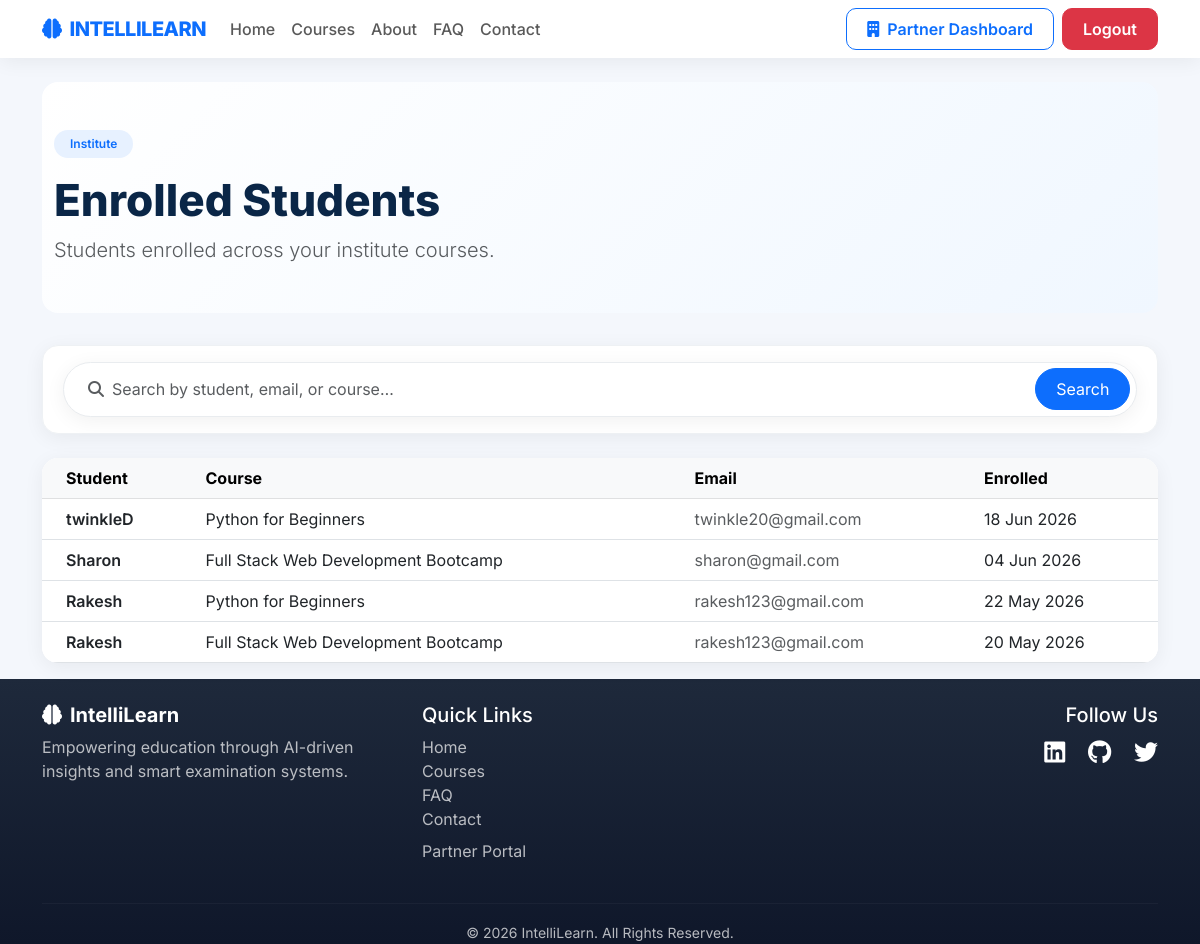
The page /courses/institute/student/ (signed in) on the database its author committed.
### courses/models.py (models this page shows, shortened)
class Enrollment(models.Model):
    student = models.ForeignKey(
        User,
        on_delete=models.CASCADE
    )
    course = models.ForeignKey(
        Course,
        on_delete=models.CASCADE
    )
    enrolled_at = models.DateTimeField(
        auto_now_add=True
    )

class Course(models.Model):
    title = models.CharField(max_length=200)
    description = models.TextField()
    price = models.DecimalField(
        max_digits=8,
        decimal_places=2
    )
    duration = models.CharField(max_length=100)
    instructor = models.ForeignKey(
        Instructor,
        on_delete=models.CASCADE
    )
    thumbnail = models.ImageField(
        upload_to='course_thumbnails/'
    )
    banner = models.ImageField(
        upload_to='course_banners/',
        blank=True,
        null=True
    )
    what_you_will_learn = models.TextField(
        help_text="Add learning outcomes"
    )
    curriculum = models.TextField(
        help_text="Add syllabus or topics"
    )
    certificate_info = models.TextField(
        blank=True,
        null=True
    )
    requirements = models.TextField(
        blank=True,
        null=True
    )
    target_audience = models.TextField(
        blank=True,
        null=True
    )
    is_active = models.BooleanField(default=True)
    created_at = models.DateTimeField(
        auto_now_add=True
    )
    updated_at = models.DateTimeField(
        auto_now=True
    )
    institute = models.ForeignKey(
    Institute,
    on_delete=models.CASCADE,
    null=True,
    blank=True
)

### courses/views.py (the view)
@login_required
def institute_students(request):
    institute = request.user.institute
    queryset = Enrollment.objects.filter(
        course__institute=institute
    ).select_related(
        'student',
        'course'
    ).order_by('-enrolled_at')
    q = get_search_term(request)
    if q:
        queryset = queryset.filter(
            Q(student__username__icontains=q)
            | Q(student__email__icontains=q)
            | Q(course__title__icontains=q)
        )
    page_obj = paginate(request, queryset, per_page=15)
    context = list_page_context(request, page_obj, 'Search by student, email, or course…')
    return render(request, 'courses/institute_students.html', context)

### main/context_processors.py (called while the page is built)
def user_navigation(request):
    is_institute_user = False
    is_instructor_user = False
    is_student_user = False
    if request.user.is_authenticated:
        is_institute_user = Institute.objects.filter(user=request.user).exists()
        is_instructor_user = Instructor.objects.filter(user=request.user).exists()
        is_student_user = not is_institute_user and not is_instructor_user
    return {
        'is_institute_user': is_institute_user,
        'is_instructor_user': is_instructor_user,
        'is_student_user': is_student_user,
    }

### main/utils.py (called while the page is built)
def get_search_term(request, param='q'):
    return request.GET.get(param, '').strip()

def pagination_query_string(request, exclude=None):
    if exclude is None:
        exclude = {'page'}
    pairs = []
    for key in request.GET:
        if key in exclude:
            continue
        value = request.GET.get(key, '').strip()
        if value:
            pairs.append((key, value))
    return urlencode(pairs)

def paginate(request, queryset, per_page=10, page_param='page'):
    paginator = Paginator(queryset, per_page)
    page_number = request.GET.get(page_param, 1)
    try:
        return paginator.page(page_number)
    except PageNotAnInteger:
        return paginator.page(1)
    except EmptyPage:
        return paginator.page(paginator.num_pages)

def list_page_context(request, page_obj, search_placeholder='Search…'):
    q = get_search_term(request)
    return {
        'page_obj': page_obj,
        'q': q,
        'query_string': pagination_query_string(request),
        'search_placeholder': search_placeholder,
        'has_filters': bool(q),
    }

### courses/templates/courses/institute_students.html (shortened to what this page needs)
{% extends 'main/base.html' %}
{% block content %}
{% include 'main/partials/page_hero.html' with hero_badge='Institute' hero_title='Enrolled Students' hero_subtitle='Students enrolled across your institute courses.' %}
{% include 'main/partials/list_toolbar.html' %}
{% if page_obj.object_list %}
<div class="card card-il overflow-hidden il-animate">
    <div class="table-responsive">
        <table class="table table-hover align-middle mb-0">
            <thead class="table-light">
                <tr>
                    <th class="ps-4">Student</th>
                    <th>Course</th>
                    <th>Email</th>
                    <th>Enrolled</th>
                </tr>
            </thead>
            <tbody>
                {% for enrollment in page_obj %}
                <tr>
                    <td class="ps-4 fw-semibold">{{ enrollment.student.username }}</td>
                    <td>{{ enrollment.course.title }}</td>
                    <td class="text-muted">{{ enrollment.student.email }}</td>
                    <td>{{ enrollment.enrolled_at|date:"d M Y" }}</td>
                </tr>
                {% endfor %}
            </tbody>
        </table>
    </div>
</div>
{% else %}
{% if not has_filters %}
<div class="shadow-sm">{% include 'main/partials/empty_state.html' with icon='fa-users' title='No students enrolled yet' description='Enrollments will appear here when students join your courses.' %}</div>
{% endif %}
{% endif %}
{% endblock %}

### static/css/theme.css (style rules this page uses)
:root { --il-primary: #0d6efd; --il-primary-dark: #0a2647; --il-gradient-soft: linear-gradient(135deg, #ffffff 0%, #f0f7ff 100%); --il-shadow-sm: 0 4px 20px rgba(0, 0, 0, 0.06); --il-shadow-md: 0 12px 40px rgba(13, 110, 253, 0.12); --il-radius: 16px; --il-transition: 0.3s cubic-bezier(0.4, 0, 0.2, 1); }
body { background: #f4f7fc; }
.il-animate { animation: ilFadeUp 0.6s ease forwards; opacity: 0; }
.card-il { border: none; border-radius: var(--il-radius); box-shadow: var(--il-shadow-sm); transition: transform var(--il-transition), box-shadow var(--il-transition); background: #fff; }

### main/templates/main/base.html (style rules this page uses)
body { font-family: 'Inter', sans-serif; color: #2d3436; }

### rows shown on the page
Enrollment: student.username "twinkleD", course "Python for Beginners", student.email "twinkle20@gmail.com", enrolled_at "18 Jun 2026"
Enrollment: student.username "Sharon", course "Full Stack Web Development Bootcamp", student.email "sharon@gmail.com", enrolled_at "04 Jun 2026"
Enrollment: student.username "Rakesh", course "Python for Beginners", student.email "rakesh123@gmail.com", enrolled_at "22 May 2026"
Enrollment: student.username "Rakesh", course "Full Stack Web Development Bootcamp", student.email "rakesh123@gmail.com", enrolled_at "20 May 2026"

### other values the page prints
{{ hero_badge }} "Institute"
{{ hero_title }} "Enrolled Students"
{{ hero_subtitle }} "Students enrolled across your institute courses."
